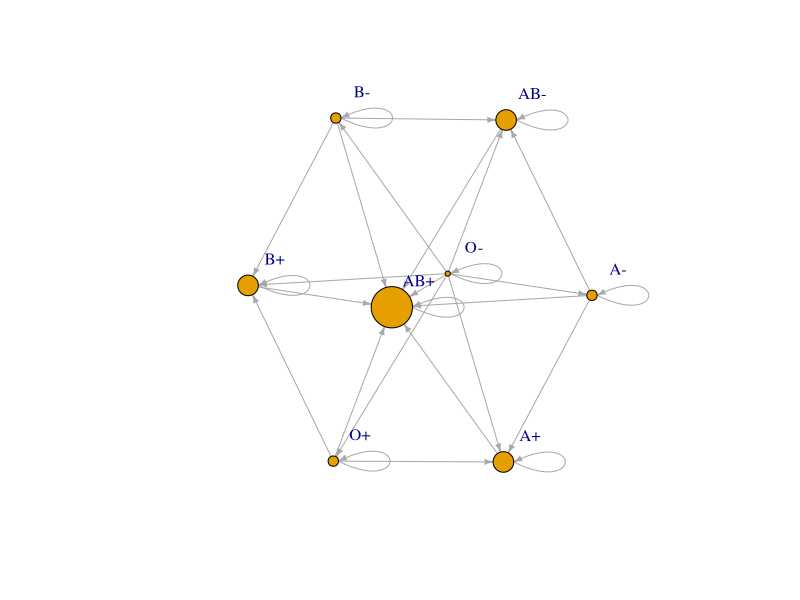
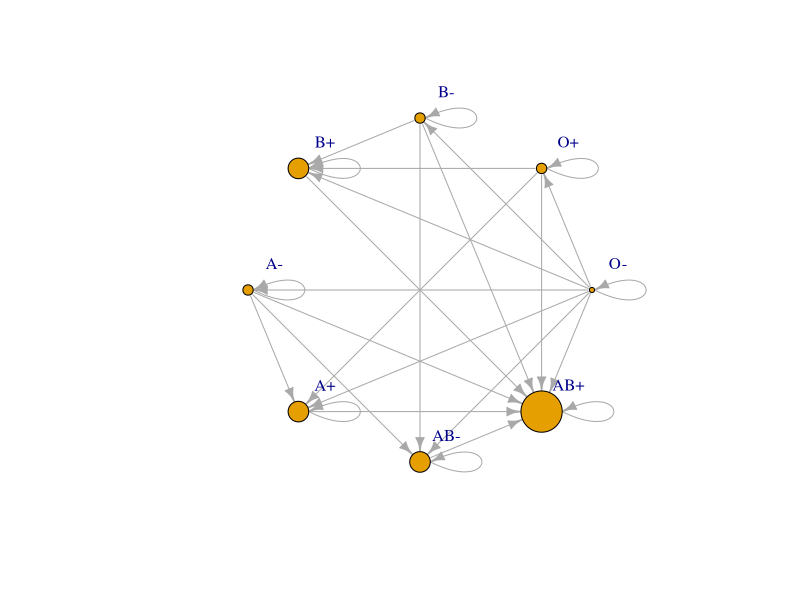
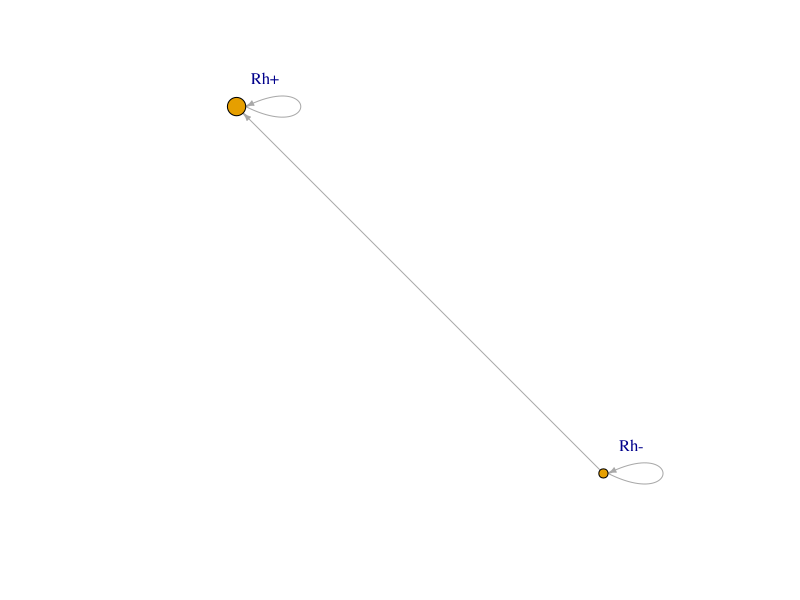

The R script that drew these images, in order:
## ---- chunk 1
knitr::opts_chunk$set(echo = TRUE)
## ---- chunk 2
library(stringr)
id <- c("O-", "O+", "B-", "B+", "A-", "A+", "AB-", "AB+")

## 
get_groupe <- function(agroupe){
  out <- ""
  out <- str_replace_all(agroupe, "[^[:alnum:]]", "")

  return(out)
}

#test <- get_groupe("AB-")
#test
groupe <- lapply(id, get_groupe)
groupe

# get rhesus
get_rhesus <- function(agroupe){
  if(grepl('-', agroupe)){
    return("Rh-")
  } else {
    return("Rh+")
  }
}
#test <- get_rhesus("AB+")
#test
#test <- get_rhesus("O-")
#test
rhesus <- lapply(id, get_rhesus)
rhesus

rate <- c(7,39, 1.5, 7.5, 6, 36, 0.5, 2.5)
rate

# buidl the data frame
nodes <- cbind(id, groupe, rhesus, rate)
nodes

## now, build the edges
edges <- cbind(c("O-", "O-", "O-","O-","O-","O-","O-","O-", "O+","O+","O+","O+","B-","B-","B-","B-","B+","B+","A-","A-","A-","A-","A+","A+","AB-","AB-","AB+"),
          c("AB+","AB-","A+","A-","B+","B-","O+","O-","AB+","A+","B+","O+","AB+","AB-","B+","B-","AB+","B+", "AB+", "AB-", "A+", "A-", "AB+", "A+", "AB+", "AB-", "AB+"))
edges

## build a first graph
library(igraph)
net <- graph_from_data_frame(d=edges, vertices=nodes, directed=T) 
V(net)$size <- degree(net, mode = "in")*3

plot(net,
     edge.arrow.size=.4,
     vertex.label.dist=3,
     #vertex.label=NA,
     
     layout=layout.fruchterman.reingold
     )

## circular
plot(net,
     edge.arrow.size=.7,
     vertex.label.dist=3,
     ##vertex.label=NA,
     layout=layout_in_circle
     )

#library("networkD3")
#networkData <- cbind(edges, nodes)
#simpleNetwork(as.data.frame(networkData))


## ---- chunk 3
#edges
#class(edges)
rhesus_edges <- apply(edges, c(1,2), get_rhesus)
#rhesus_edges

rhesus_aggreg <- data.frame(rhesus_edges)
rhesus_aggreg["weight"] <- 1
#rhesus_aggreg

weighted_rhesus_edges <- aggregate(rhesus_aggreg[c("weight")], by=list(rhesus_from=rhesus_aggreg$X1, rhesus_to=rhesus_aggreg$X2), FUN=sum, na.rm=TRUE)
#weighted_rhesus_edges

#class(rhesus)
unique_rhesus <- unique(weighted_rhesus_edges$rhesus_from)
# now plot relations between rhesus
net <- graph_from_data_frame(d=weighted_rhesus_edges, vertices=unique_rhesus, directed=T) 
V(net)$size <- degree(net, mode = "in")*5
#E(net)$weight <- weighted_rhesus_edges$weight

plot(net, edge.arrow.size=.4,
     vertex.label.dist=3,
     #vertex.label=NA,
     layout=layout.fruchterman.reingold)




#library("networkD3")
#networkData <- cbind(weighted_rhesus_edges$rhesus_from, weighted_rhesus_edges$rhesus_to)
#simpleNetwork(as.data.frame(networkData))

